Frame 1 (no input): blank canvas, image omitted
Frame 60 (the mouse pressed at the canvas centre just before this capture): blank canvas, image omitted
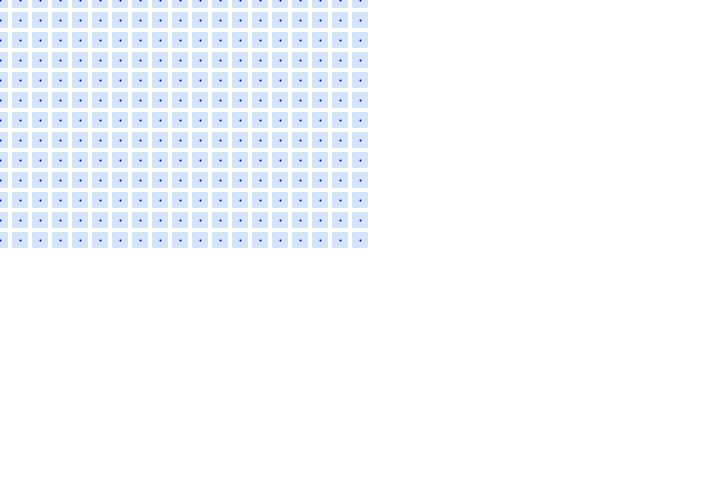
Frame 120 (the mouse held since frame 60 and released just before this capture)

The Processing sketch whose frames 1 and 60 were blank and that drew this single picture after the mouse press (run headless with seeded random() and noise(); from frame 60 on, the mouse is pressed at the canvas centre):

// Processing sketch: for_loop_doble_fin
// ── for_loop_doble_fin.pde
/*
Ejercico de For Loop DOBLE
 por Sergio Majluf
 Ocubre 2017
 */

int cols = 1;
int filas = 1;
int margen = 20;


void setup() {
  size(720, 480);
  strokeWeight(2);
  rectMode(CENTER);
}

void draw() {
  background(255);
  
  cols = int(ceil(map(mouseX, 0, width, 1, 37)));
  filas = int(ceil(map(mouseY, 0, height, 1,25)));
  
  for (int i = 0; i < cols; i++) {
    for (int j = 0; j < filas; j++) {
      noStroke();
      fill(200,220,250,200);
      //ellipse(i*margen, j*margen, 16, 16);
      rect(i*margen, j*margen, 16, 16);
      
      stroke(0,0,255);
      point(i*margen, j*margen);
      
    }
  }
}
